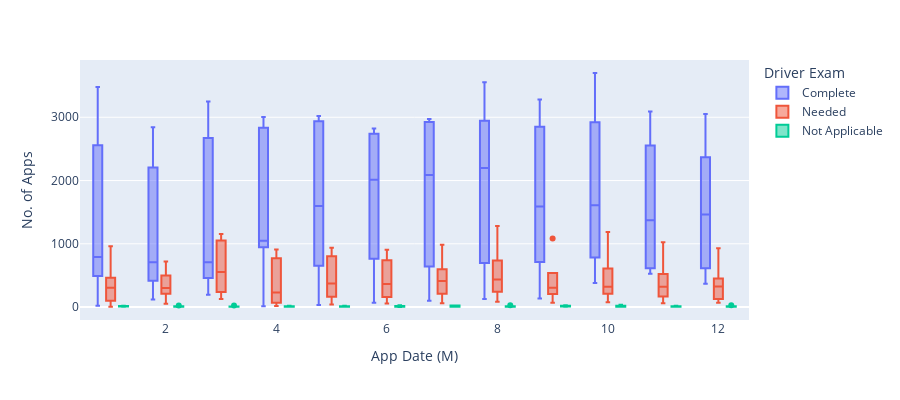

The code cell stored with this chart in its notebook:
### Code cell
#  Making box plot of df5 showing No. of Apps (y-Axis) vs Month (x-axis) and grouped by Driver Exam 
fig2 = px.box(df5, x=df5['App Date (Y/M/D)'].dt.month, y='Number of Applicants',\
             labels={'x':'App Date (M)','Number of Applicants':'No. of Apps'},\
             color=df5['Driver Exam'],\
             height=400)
fig2.show()

### Figure 1 — Plotly figure (JSON) as saved in the notebook; plotly's stock layout.template omitted (floating-point values rounded to 4 significant figures)
{"data": [{"alignmentgroup": "True", "hovertemplate": "Driver Exam=Complete<br>App Date (M)=%{x}<br>No. of Apps=%{y}<extra></extra>", "legendgroup": "Complete", "marker": {"color": "#636efa"}, "name": "Complete", "notched": false, "offsetgroup": "Complete", "orientation": "v", "showlegend": true, "type": "box", "x": [1, 2, 3, 4, 5, 6, 7, 8, 9, 10, 11, 12, 1, 2, 3, 4, 5, 6, 7, 8, 9, 10, 11, 12, 1, 2, 3, 4, 5, 6, 7, 8, 9, 10, 11, 12, 1, 2, 3, 4, 5, 6, 7, 8, 9, 10, 11, 12, 1, 2, 3, 4, 5, 6, 7, 8, 9, 10, 11, 12, 1, 2, 3, 4, 5, 6, 7, 8, 9, 10, 11, 12, 1, 2, 3], "x0": " ", "xaxis": "x", "y": [20, 118, 572, 1119, 2100, 2731, 2971, 3554, 3281, 3700, 3093, 3050, 3480, 2841, 3249, 3006, 2937, 2821, 2763, 2946, 2849, 2920, 2552, 2368, 3007, 2537, 3123, 2836, 3019, 2739, 2927, 2883, 1517, 1785, 1590, 1874, 1218, 1216, 1324, 980, 652, 764, 641, 698, 711, 782, 615, 613, 686, 515, 194, 13, 31, 68, 98, 129, 137, 379, 528, 367, 424, 384, 707, 947, 1093, 1294, 1410, 1510, 1661, 1430, 1156, 1055, 793, 709, 421], "y0": " ", "yaxis": "y"}, {"alignmentgroup": "True", "hovertemplate": "Driver Exam=Needed<br>App Date (M)=%{x}<br>No. of Apps=%{y}<extra></extra>", "legendgroup": "Needed", "marker": {"color": "#EF553B"}, "name": "Needed", "notched": false, "offsetgroup": "Needed", "orientation": "v", "showlegend": true, "type": "box", "x": [1, 2, 3, 4, 5, 6, 7, 8, 9, 10, 11, 12, 1, 2, 3, 4, 5, 6, 7, 8, 9, 10, 11, 12, 1, 2, 3, 4, 5, 6, 7, 8, 9, 10, 11, 12, 1, 2, 3, 4, 5, 6, 7, 8, 9, 10, 11, 12, 1, 2, 3, 4, 5, 6, 7, 8, 9, 10, 11, 12, 1, 2, 3, 4, 5, 6, 7, 8, 9, 10, 11, 12, 1, 2, 3, 4], "x0": " ", "xaxis": "x", "y": [5, 227, 1105, 909, 936, 907, 985, 1280, 1083, 1186, 1025, 930, 963, 720, 892, 862, 803, 741, 596, 624, 537, 611, 522, 451, 489, 472, 556, 508, 567, 484, 543, 737, 271, 331, 293, 322, 304, 302, 357, 231, 178, 248, 283, 241, 205, 210, 166, 127, 197, 203, 199, 15, 42, 55, 62, 85, 69, 77, 59, 68, 66, 54, 127, 136, 164, 160, 209, 244, 337, 311, 352, 325, 379, 506, 1156, 44], "y0": " ", "yaxis": "y"}, {"alignmentgroup": "True", "hovertemplate": "Driver Exam=Not Applicable<br>App Date (M)=%{x}<br>No. of Apps=%{y}<extra></extra>", "legendgroup": "Not Applicable", "marker": {"color": "#00cc96"}, "name": "Not Applicable", "notched": false, "offsetgroup": "Not Applicable", "orientation": "v", "showlegend": true, "type": "box", "x": [2, 3, 4, 5, 6, 7, 8, 9, 10, 11, 12, 1, 2, 3, 4, 5, 6, 7, 8, 9, 10, 11, 12, 1, 2, 3, 4, 5, 6, 7, 8, 9, 10, 11, 12, 1, 2, 3, 4, 5, 6, 7, 8, 9, 10, 11, 12, 1, 2, 3, 5, 6, 7, 8, 9, 10, 11, 12, 1, 2, 3, 4, 5, 6, 7, 8, 9, 10, 11, 12, 2, 3], "x0": " ", "xaxis": "x", "y": [1, 8, 10, 14, 29, 24, 27, 30, 35, 20, 29, 21, 25, 24, 21, 19, 15, 26, 11, 20, 21, 11, 11, 10, 13, 9, 9, 14, 12, 10, 7, 7, 10, 12, 9, 11, 9, 7, 4, 8, 10, 10, 11, 10, 8, 4, 4, 13, 8, 5, 4, 5, 5, 5, 3, 4, 6, 5, 3, 6, 5, 4, 4, 2, 5, 3, 7, 5, 5, 3, 5, 4], "y0": " ", "yaxis": "y"}], "layout": {"boxmode": "group", "height": 400, "legend": {"title": {"text": "Driver Exam"}, "tracegroupgap": 0}, "margin": {"t": 60}, "xaxis": {"anchor": "y", "domain": [0, 1], "title": {"text": "App Date (M)"}}, "yaxis": {"anchor": "x", "domain": [0, 1], "title": {"text": "No. of Apps"}}}}
